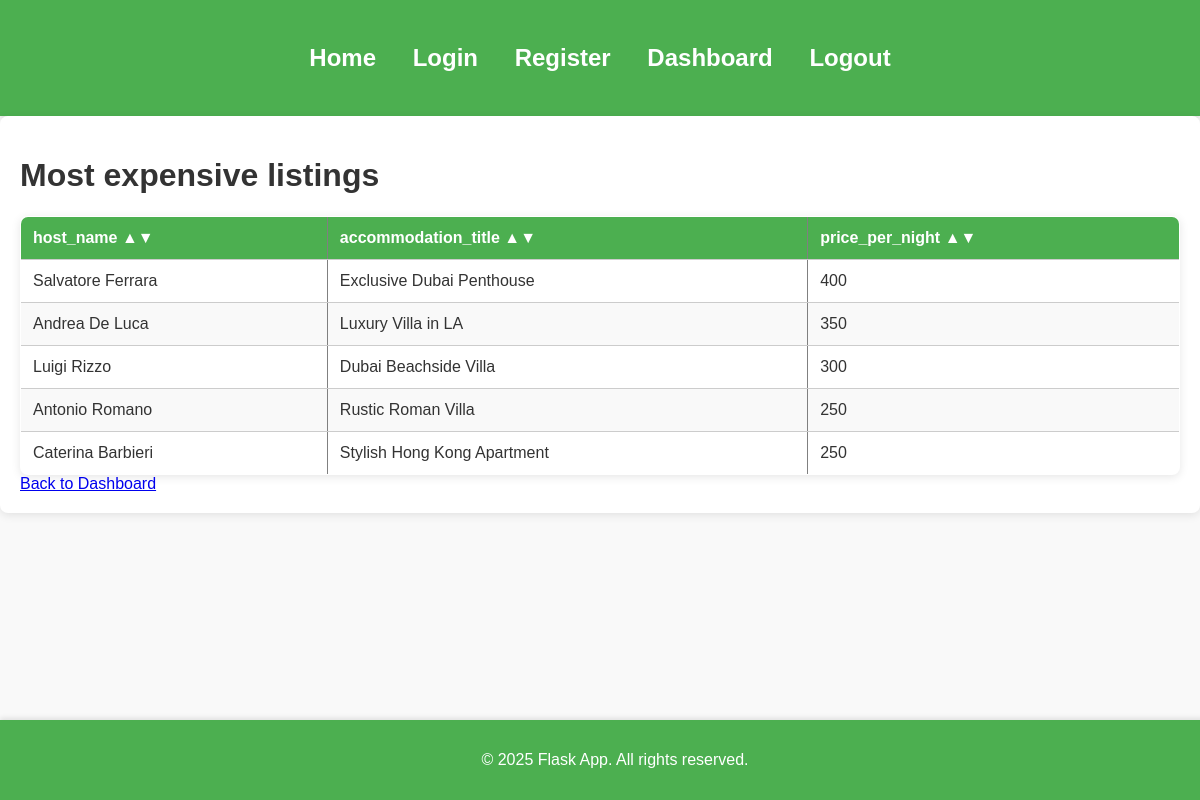
Screenshot of /query1 (signed in) with the database file from the repository.
### tables this page shows
CREATE TABLE Users (
    id INTEGER PRIMARY KEY AUTOINCREMENT,
    name VARCHAR(50),
    email VARCHAR(100),
    password VARCHAR(100),
    phone VARCHAR(15),
    address VARCHAR(255),
    birth_date DATE
);

CREATE TABLE Accommodations (
    id INT PRIMARY KEY,
    host_id INT,
    location_id INT,
    title VARCHAR(100),
    description TEXT,
    address VARCHAR(255),
    price_per_night DECIMAL(8, 2),
    max_guests INT,
    availability BOOLEAN,
    policy_id INT,
    FOREIGN KEY (host_id) REFERENCES Hosts(id),
    FOREIGN KEY (location_id) REFERENCES Locations(id)
);

### app.py (the view)
@app.route('/query1')
@login_required
def query1():
    with sqlite3.connect(DATABASE) as conn:
        cursor = conn.cursor()
        cursor.execute("""SELECT u.name AS host_name, a.title AS accommodation_title, a.price_per_night
                            FROM Hosts h
                            JOIN Users u ON h.user_id = u.id
                            JOIN Accommodations a ON h.id = a.host_id
                            ORDER by a.price_per_night DESC LIMIT 5;""")
        columns = [description[0] for description in cursor.description]
        users = cursor.fetchall()
    data = [dict(zip(columns, row)) for row in users]
    return render_template('results.html', title="Most expensive listings", data=data)

### app.py (called while the page is built)
@login_manager.user_loader
def load_user(user_id):
    print(f"Loading user with ID {user_id}")
    with sqlite3.connect(DATABASE) as conn:
        cursor = conn.cursor()
        cursor.execute('SELECT * FROM Users WHERE id = ?', (user_id,))
        user = cursor.fetchone()
        if user:
            print(f"User found with ID: {user[0]}")  # Aggiungi log per il debug
            return User(user[0], user[1], user[2], user[4], user[5])
        else:
            print("User not found.")
        return None

### templates/results.html (shortened to what this page needs)
{% extends 'layout.html' %}
{% block content %}
<h1>{{ title }}</h1>
<table border="1" id="sortable-table">
    <thead>
        <tr>
            {% for column in data[0].keys() %}
            <th onclick="sortTable({{ loop.index0 }})" data-column="{{ loop.index0 }}">
                {{ column }} ▲▼
            </th>
            {% endfor %}
        </tr>
    </thead>
    <tbody>
        {% for row in data %}
        <tr>
            {% for item in row.values() %}
            <td>{{ item }}</td>
            {% endfor %}
        </tr>
        {% endfor %}
    </tbody>
</table>
<a href="{{ url_for('dashboard') }}">Back to Dashboard</a>
{% endblock %}

### templates/layout.html (shortened to what this page needs)
<!DOCTYPE html>
<html lang="en">
<head>
    <link rel="stylesheet" href="{{ url_for('static', filename='css/style.css') }}">
</head>
<body>
    <header>
        <nav>
            <ul>
                <li><a href="{{ url_for('index') }}">Home</a></li>
                <li><a href="{{ url_for('login') }}">Login</a></li>
                <li><a href="{{ url_for('register') }}">Register</a></li>
                {% if current_user.is_authenticated %}
                    <li><a href="{{ url_for('dashboard') }}">Dashboard</a></li>
                    <li><a href="{{ url_for('logout') }}">Logout</a></li>
                {% endif %}
            </ul>
        </nav>
    </header>
    <div class="container">
        {% block content %}{% endblock %}
    </div>
    <footer>
        <p>&copy; 2025 Flask App. All rights reserved.</p>
    </footer>
</body>
</html>

### static/css/style.css (style rules this page uses)
body { font-family: 'Arial', sans-serif; margin: 0; padding: 0; box-sizing: border-box; background-color: #f9f9f9; color: #333; }
header { background-color: #4CAF50; padding: 20px; text-align: center; color: white; font-size: 1.5rem; font-weight: bold; box-shadow: 0 2px 5px rgba(0, 0, 0, 0.1); }
nav ul { list-style-type: none; padding: 0; }
nav ul li { display: inline-block; margin: 0 15px; }
nav ul li a { color: white; text-decoration: none; font-weight: bold; transition: color 0.3s ease; }
.container { padding: 20px; max-width: 1200px; margin: auto; background-color: white; border-radius: 8px; box-shadow: 0 2px 10px rgba(0, 0, 0, 0.1); }
footer { background-color: #4CAF50; color: white; text-align: center; padding: 15px; position: fixed; width: 100%; bottom: 0; box-shadow: 0 -2px 5px rgba(0, 0, 0, 0.1); }
table { width: 100%; border-collapse: collapse; margin-top: 20px; background-color: #fff; box-shadow: 0 2px 10px rgba(0, 0, 0, 0.1); border-radius: 8px; overflow: hidden; }
table th, table td { padding: 12px; text-align: left; border-bottom: 1px solid #ccc; }
table th { background-color: #4CAF50; color: white; }
table tr:nth-child(even) { background-color: #f9f9f9; }

### rows the page displays
Accommodations: title "Exclusive Dubai Penthouse", price_per_night "400"
Users: name "Salvatore Ferrara"
Accommodations: title "Luxury Villa in LA", price_per_night "350"
Users: name "Andrea De Luca"
Accommodations: title "Dubai Beachside Villa", price_per_night "300"
Users: name "Luigi Rizzo"
Accommodations: title "Rustic Roman Villa", values "250"
Users: name "Antonio Romano"
Accommodations: title "Stylish Hong Kong Apartment", values "250"
Users: name "Caterina Barbieri"

### other values shown
{{ title }} "Most expensive listings"
{{ column }} "host_name" "accommodation_title" "price_per_night"
